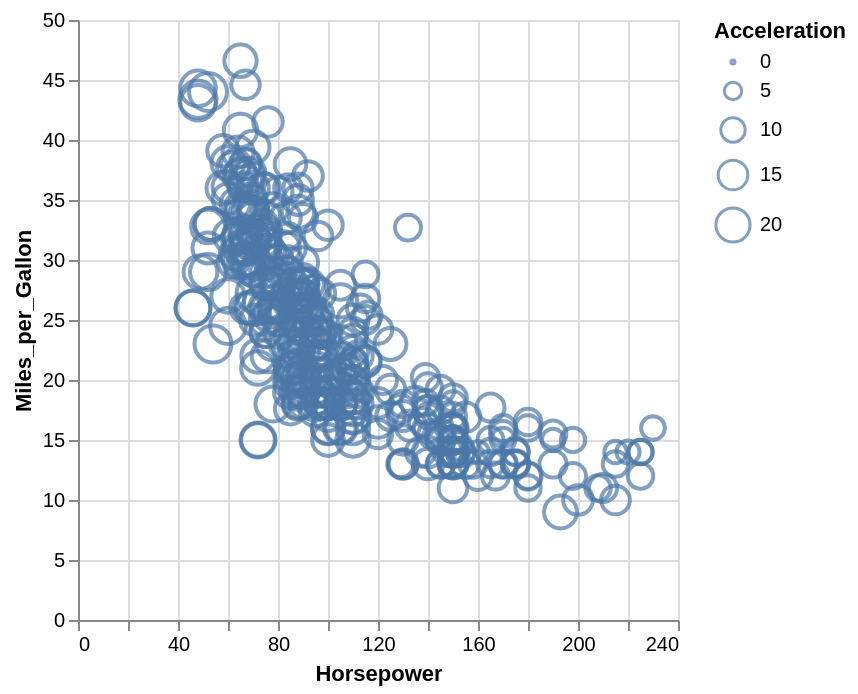

Source (Vega-Lite JSON):
### Vega-Lite specification from a JSON file in a GitHub repository (floating-point values rounded to 4 significant figures; data arrays with more than 128 entries replaced by an {"elided": "..."} marker saying what was removed)
{"$schema": "https://vega.github.io/schema/vega-lite/v4.json", "description": "A bubbleplot showing horsepower on x, miles per gallons on y, and binned acceleration on size.", "data": {"values": {"elided": "406 records"}}, "mark": "point", "encoding": {"x": {"field": "Horsepower", "type": "quantitative"}, "y": {"field": "Miles_per_Gallon", "type": "quantitative"}, "size": {"field": "Acceleration", "type": "quantitative"}}}
